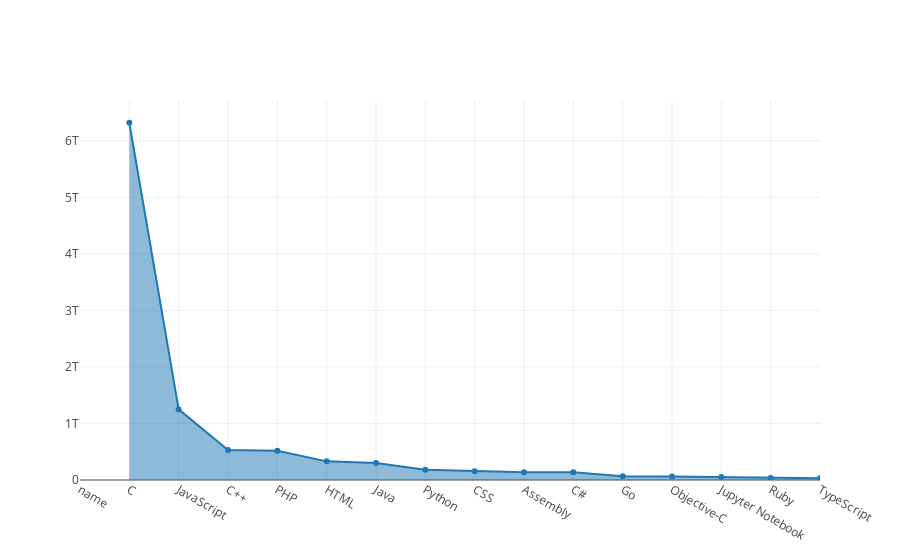

This figure's notebook cell:
### Markdown cell above
## 15 Languages using the most bytes

### Code cell
import plotly as py
from plotly.graph_objs import *
import pandas
py.offline.init_notebook_mode(connected=True)

col = ['name', 'totalBytes', '']
csv_data = pandas.read_csv('most_bytes.csv', names=col)
lang = csv_data.name.tolist()
byte = csv_data.totalBytes.tolist()


x = lang
y = byte

trace1 = Scatter(
    x=lang,
    y=byte,
    fill='tozeroy'
)


labels = lang
values = byte


py.offline.iplot([trace1])

### Figure 1 — Plotly figure (JSON) as saved in the notebook; plotly's stock layout.template omitted (floating-point values rounded to 4 significant figures)
{"data": [{"fill": "tozeroy", "type": "scatter", "x": ["name", "C", "JavaScript", "C++", "PHP", "HTML", "Java", "Python", "CSS", "Assembly", "C#", "Go", "Objective-C", "Jupyter Notebook", "Ruby", "TypeScript"], "y": ["totalBytes", "6319402460530", "1249267936642", "529122299493", "519028950155", "329636532661", "301660587030", "181598737440", "155046266421", "137581430043", "136612226532", "65753518937", "60614108953", "54444110173", "36483511776", "32409649825"]}], "layout": {}}
